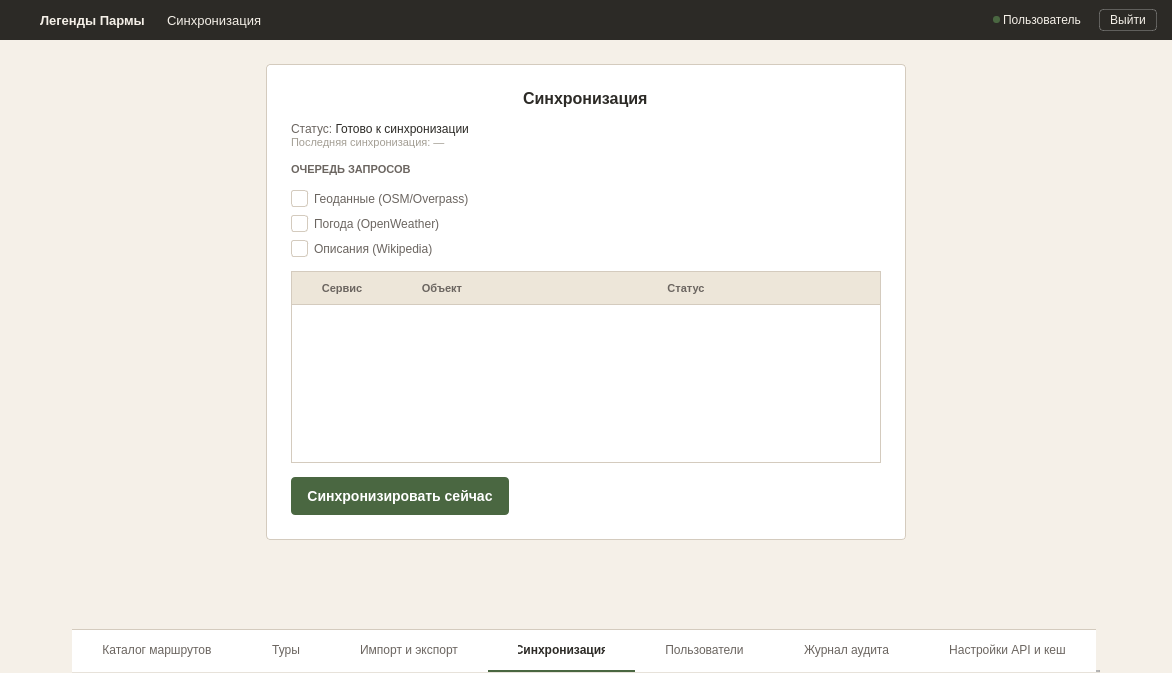
<?xml version="1.0" encoding="UTF-8"?>
<ui version="4.0">
 <class>MainWindow</class>
 <widget class="QMainWindow" name="MainWindow">
  <property name="geometry">
   <rect>
    <x>0</x>
    <y>0</y>
    <width>1172</width>
    <height>673</height>
   </rect>
  </property>
  <property name="windowTitle">
   <string>SynchronizationWindow</string>
  </property>
  <property name="styleSheet">
   <string notr="true">#centralwidget {
    background-color: #F5F0E8;
}

#headerFrame { 
    background-color: #2C2A26; 
    border: none; 
}
#headerFrame QLabel { 
    color: #F5F0E8; 
}
#logout_btn {
    background-color: transparent;
    color: #F5F0E8;
    border: 1px solid rgba(255, 255, 255, 0.25);
    padding: 3px 10px;
    font-size: 12px;
    border-radius: 4px;
}
#logout_btn:hover {
    background-color: rgba(255, 255, 255, 0.08);
    border: 1px solid rgba(255, 255, 255, 0.4);
}
#logout_btn:pressed {
    background-color: rgba(255, 255, 255, 0.12);
    border: 1px solid rgba(255, 255, 255, 0.5);
}

#formCard {
    background-color: #FFFFFF;
    border: 1px solid #D4CBBE;
    border-radius: 4px;
}
#lbl_form_title {
    font-size: 16px;
    font-weight: 600;
    color: #2C2A26;
}
#lbl_status {
    font-size: 12px;
}
#lbl_queue_title {
    font-size: 11px;
    font-weight: 600;
    color: #6B6560;
}

QCheckBox {
    spacing: 6px;
    font-size: 12px;
    color: #6B6560;
    background: transparent;
}
QCheckBox::indicator {
    width: 15px;
    height: 15px;
    border-radius: 3px;
    border: 1px solid #D4CBBE;
    background-color: #FFFFFF;
}
QCheckBox::indicator:hover {
    border: 1px solid #B8AE9E;
}
QCheckBox::indicator:checked {
    background-color: #4A6741;
    border: 1px solid #4A6741;
}

QTableWidget {
    background-color: #FFFFFF;
    border: 1px solid #D4CBBE;
    outline: none;
}
QHeaderView::section {
    background-color: #EDE6D9;
    color: #6B6560;
    font-size: 11px;
    font-weight: 600;
    border: none;
    border-bottom: 1px solid #D4CBBE;
    padding: 7px 10px;
}
QTableWidget::item {
    border-bottom: 1px solid #E0DCD3;
    padding: 7px 10px;
    color: #2C2A26;
    font-size: 12px;
}
QTableWidget::item:hover {
    background-color: #EDE6D9;
}

#btn_sync {
    background-color: #4A6741;
    color: #FFFFFF;
    border: none;
    padding: 11px 16px;
    font-size: 14px;
    font-weight: 600;
    border-radius: 4px;
}
#btn_sync:hover { background-color: #3D5636; }
#btn_sync:pressed { background-color: #334A2E; }
#btn_sync:disabled { background-color: #A8B5A0; }

QTabWidget::panel { border: none; background-color: #FFFFFF; }
QTabBar { background-color: #FFFFFF; border: none; }
QTabBar::tab { 
    height: 40px; 
    background-color: #FFFFFF; 
    color: #6B6560; 
    font-size: 12px; 
    font-weight: normal; 
    padding: 0px 30px; 
    border: none; 
    border-bottom: 2px solid transparent; 
    border-top: 1px solid #D4CBBE;
    text-align: center; 
}
QTabBar::tab:hover { color: #2C2A26; }
QTabBar::tab:selected { color: #2C2A26; font-weight: 600; border-bottom: 2px solid #4A6741; }</string>
  </property>
  <widget class="QWidget" name="centralwidget">
   <layout class="QVBoxLayout" name="verticalLayout">
    <property name="spacing">
     <number>0</number>
    </property>
    <property name="leftMargin">
     <number>0</number>
    </property>
    <property name="topMargin">
     <number>0</number>
    </property>
    <property name="rightMargin">
     <number>0</number>
    </property>
    <property name="bottomMargin">
     <number>0</number>
    </property>
    <item>
     <widget class="QFrame" name="headerFrame">
      <property name="minimumSize">
       <size>
        <width>0</width>
        <height>40</height>
       </size>
      </property>
      <property name="maximumSize">
       <size>
        <width>16777215</width>
        <height>40</height>
       </size>
      </property>
      <layout class="QHBoxLayout" name="horizontalLayout">
       <property name="spacing">
        <number>0</number>
       </property>
       <property name="leftMargin">
        <number>15</number>
       </property>
       <property name="topMargin">
        <number>0</number>
       </property>
       <property name="rightMargin">
        <number>15</number>
       </property>
       <property name="bottomMargin">
        <number>0</number>
       </property>
       <item>
        <widget class="QPushButton" name="logo">
         <property name="minimumSize">
          <size>
           <width>22</width>
           <height>22</height>
          </size>
         </property>
         <property name="maximumSize">
          <size>
           <width>22</width>
           <height>22</height>
          </size>
         </property>
         <property name="styleSheet">
          <string notr="true">QPushButton { background: transparent; margin-right: 12px; border: none; }</string>
         </property>
         <property name="text">
          <string/>
         </property>
         <property name="icon">
          <iconset resource="../qrc/login_res.qrc">
           <normaloff>:/login/icons/logo.png</normaloff>:/login/icons/logo.png</iconset>
         </property>
         <property name="iconSize">
          <size>
           <width>18</width>
           <height>18</height>
          </size>
         </property>
        </widget>
       </item>
       <item>
        <widget class="QLabel" name="name">
         <property name="styleSheet">
          <string notr="true">font-size: 13px; font-weight: bold; margin-right: 15px;</string>
         </property>
         <property name="text">
          <string>Легенды Пармы</string>
         </property>
        </widget>
       </item>
       <item>
        <widget class="QLabel" name="name_chart">
         <property name="styleSheet">
          <string notr="true">font-size: 13px; margin-right: 10px;</string>
         </property>
         <property name="text">
          <string>Синхронизация</string>
         </property>
        </widget>
       </item>
       <item>
        <spacer name="horizontalSpacer">
         <property name="orientation">
          <enum>Qt::Orientation::Horizontal</enum>
         </property>
         <property name="sizeHint" stdset="0">
          <size>
           <width>40</width>
           <height>20</height>
          </size>
         </property>
        </spacer>
       </item>
       <item>
        <widget class="QLabel" name="status_lb">
         <property name="minimumSize">
          <size>
           <width>7</width>
           <height>7</height>
          </size>
         </property>
         <property name="maximumSize">
          <size>
           <width>7</width>
           <height>7</height>
          </size>
         </property>
         <property name="styleSheet">
          <string notr="true">background-color: #4A6741; border-radius: 3px; border: none;</string>
         </property>
         <property name="text">
          <string/>
         </property>
        </widget>
       </item>
       <item>
        <widget class="QLabel" name="role_lb">
         <property name="styleSheet">
          <string notr="true">font-size: 12px; margin-right: 15px;</string>
         </property>
         <property name="text">
          <string>Пользователь</string>
         </property>
        </widget>
       </item>
       <item>
        <widget class="QPushButton" name="logout_btn">
         <property name="cursor">
          <cursorShape>PointingHandCursor</cursorShape>
         </property>
         <property name="text">
          <string>Выйти</string>
         </property>
        </widget>
       </item>
      </layout>
     </widget>
    </item>
    <item>
     <layout class="QHBoxLayout" name="centerLayout">
      <property name="spacing">
       <number>0</number>
      </property>
      <property name="leftMargin">
       <number>24</number>
      </property>
      <property name="topMargin">
       <number>24</number>
      </property>
      <property name="rightMargin">
       <number>24</number>
      </property>
      <property name="bottomMargin">
       <number>24</number>
      </property>
      <item>
       <spacer name="leftSpacer">
        <property name="orientation">
         <enum>Qt::Orientation::Horizontal</enum>
        </property>
        <property name="sizeHint" stdset="0">
         <size>
          <width>40</width>
          <height>20</height>
         </size>
        </property>
       </spacer>
      </item>
      <item>
       <widget class="QFrame" name="formCard">
        <property name="sizePolicy">
         <sizepolicy hsizetype="Preferred" vsizetype="Maximum">
          <horstretch>0</horstretch>
          <verstretch>0</verstretch>
         </sizepolicy>
        </property>
        <property name="minimumSize">
         <size>
          <width>640</width>
          <height>0</height>
         </size>
        </property>
        <property name="maximumSize">
         <size>
          <width>640</width>
          <height>16777215</height>
         </size>
        </property>
        <layout class="QVBoxLayout" name="formLayout">
         <property name="spacing">
          <number>14</number>
         </property>
         <property name="leftMargin">
          <number>24</number>
         </property>
         <property name="topMargin">
          <number>24</number>
         </property>
         <property name="rightMargin">
          <number>24</number>
         </property>
         <property name="bottomMargin">
          <number>24</number>
         </property>
         <item alignment="Qt::AlignmentFlag::AlignHCenter">
          <widget class="QLabel" name="lbl_form_title">
           <property name="text">
            <string>Синхронизация</string>
           </property>
          </widget>
         </item>
         <item>
          <widget class="QLabel" name="lbl_status">
           <property name="text">
            <string>&lt;html&gt;&lt;head/&gt;&lt;body&gt;&lt;p&gt;&lt;span style=&quot; color:#6B6560;&quot;&gt;Статус:&lt;/span&gt; &lt;span style=&quot; color:#2C2A26;&quot;&gt;Готово к синхронизации&lt;/span&gt;&lt;br/&gt;&lt;span style=&quot; color:#A39E94; font-size:11px;&quot;&gt;Последняя синхронизация: —&lt;/span&gt;&lt;/p&gt;&lt;/body&gt;&lt;/html&gt;</string>
           </property>
          </widget>
         </item>
         <item>
          <widget class="QLabel" name="lbl_queue_title">
           <property name="text">
            <string>ОЧЕРЕДЬ ЗАПРОСОВ</string>
           </property>
          </widget>
         </item>
         <item>
          <layout class="QVBoxLayout" name="checkboxesLayout">
           <property name="spacing">
            <number>8</number>
           </property>
           <item>
            <widget class="QCheckBox" name="chkGeodata">
             <property name="text">
              <string>Геоданные (OSM/Overpass)</string>
             </property>
            </widget>
           </item>
           <item>
            <widget class="QCheckBox" name="chkWeather">
             <property name="text">
              <string>Погода (OpenWeather)</string>
             </property>
            </widget>
           </item>
           <item>
            <widget class="QCheckBox" name="chkDescriptions">
             <property name="text">
              <string>Описания (Wikipedia)</string>
             </property>
            </widget>
           </item>
          </layout>
         </item>
         <item>
          <widget class="QTableWidget" name="tableQueue">
           <property name="minimumSize">
            <size>
             <width>0</width>
             <height>150</height>
            </size>
           </property>
           <property name="selectionMode">
            <enum>QAbstractItemView::SelectionMode::SingleSelection</enum>
           </property>
           <property name="selectionBehavior">
            <enum>QAbstractItemView::SelectionBehavior::SelectRows</enum>
           </property>
           <property name="showGrid">
            <bool>false</bool>
           </property>
           <attribute name="horizontalHeaderStretchLastSection">
            <bool>true</bool>
           </attribute>
           <column>
            <property name="text">
             <string>Сервис</string>
            </property>
           </column>
           <column>
            <property name="text">
             <string>Объект</string>
            </property>
           </column>
           <column>
            <property name="text">
             <string>Статус</string>
            </property>
           </column>
          </widget>
         </item>
         <item alignment="Qt::AlignmentFlag::AlignLeft">
          <widget class="QPushButton" name="btn_sync">
           <property name="cursor">
            <cursorShape>PointingHandCursor</cursorShape>
           </property>
           <property name="text">
            <string>Синхронизировать сейчас</string>
           </property>
          </widget>
         </item>
        </layout>
       </widget>
      </item>
      <item>
       <spacer name="rightSpacer">
        <property name="orientation">
         <enum>Qt::Orientation::Horizontal</enum>
        </property>
        <property name="sizeHint" stdset="0">
         <size>
          <width>40</width>
          <height>20</height>
         </size>
        </property>
       </spacer>
      </item>
     </layout>
    </item>
    <item>
     <spacer name="verticalSpacer">
      <property name="orientation">
       <enum>Qt::Orientation::Vertical</enum>
      </property>
      <property name="sizeHint" stdset="0">
       <size>
        <width>20</width>
        <height>40</height>
       </size>
      </property>
     </spacer>
    </item>
    <item alignment="Qt::AlignmentFlag::AlignHCenter">
     <widget class="QTabWidget" name="tabWidget">
      <property name="sizePolicy">
       <sizepolicy hsizetype="Maximum" vsizetype="Fixed">
        <horstretch>0</horstretch>
        <verstretch>0</verstretch>
       </sizepolicy>
      </property>
      <property name="minimumSize">
       <size>
        <width>0</width>
        <height>44</height>
       </size>
      </property>
      <property name="maximumSize">
       <size>
        <width>16777215</width>
        <height>44</height>
       </size>
      </property>
      <property name="tabPosition">
       <enum>QTabWidget::TabPosition::North</enum>
      </property>
      <property name="currentIndex">
       <number>3</number>
      </property>
      <property name="usesScrollButtons">
       <bool>false</bool>
      </property>
      <property name="tabsClosable">
       <bool>false</bool>
      </property>
      <property name="drawBase" stdset="0">
       <bool>false</bool>
      </property>
      <widget class="QWidget" name="tab_8">
       <attribute name="title">
        <string>Каталог маршрутов</string>
       </attribute>
      </widget>
      <widget class="QWidget" name="tab_9">
       <attribute name="title">
        <string>Туры</string>
       </attribute>
      </widget>
      <widget class="QWidget" name="tab_10">
       <attribute name="title">
        <string>Импорт и экспорт</string>
       </attribute>
      </widget>
      <widget class="QWidget" name="tab_11">
       <attribute name="title">
        <string>Синхронизация</string>
       </attribute>
      </widget>
      <widget class="QWidget" name="tab_12">
       <attribute name="title">
        <string>Пользователи</string>
       </attribute>
      </widget>
      <widget class="QWidget" name="tab_13">
       <attribute name="title">
        <string>Журнал аудита</string>
       </attribute>
      </widget>
      <widget class="QWidget" name="tab_14">
       <attribute name="title">
        <string>Настройки API и кеш</string>
       </attribute>
      </widget>
     </widget>
    </item>
   </layout>
  </widget>
 </widget>
 <resources>
  <include location="../qrc/login_res.qrc"/>
 </resources>
 <connections/>
</ui>
